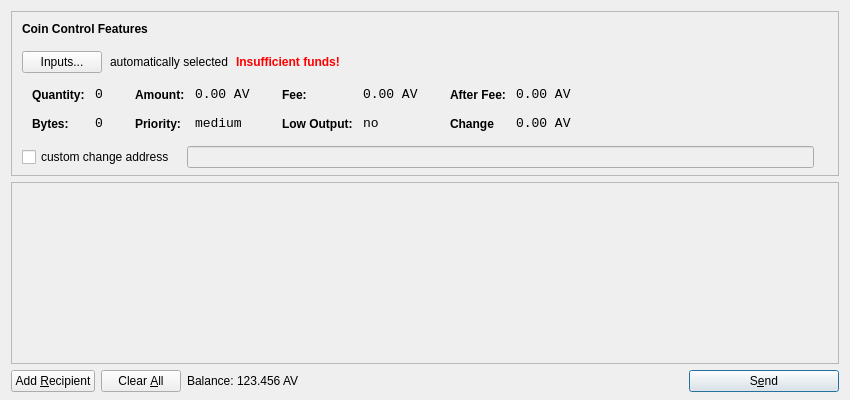
<?xml version="1.0" encoding="UTF-8"?>
<ui version="4.0">
 <class>SendCoinsDialog</class>
 <widget class="QDialog" name="SendCoinsDialog">
  <property name="geometry">
   <rect>
    <x>0</x>
    <y>0</y>
    <width>850</width>
    <height>400</height>
   </rect>
  </property>
  <property name="windowTitle">
   <string>Send Coins</string>
  </property>
  <layout class="QVBoxLayout" name="verticalLayout" stretch="0,1,0">
   <property name="bottomMargin">
    <number>8</number>
   </property>
   <item>
    <widget class="QFrame" name="frameCoinControl">
     <property name="sizePolicy">
      <sizepolicy hsizetype="Expanding" vsizetype="Expanding">
       <horstretch>0</horstretch>
       <verstretch>0</verstretch>
      </sizepolicy>
     </property>
     <property name="maximumSize">
      <size>
       <width>16777215</width>
       <height>16777215</height>
      </size>
     </property>
     <property name="frameShape">
      <enum>QFrame::StyledPanel</enum>
     </property>
     <property name="frameShadow">
      <enum>QFrame::Sunken</enum>
     </property>
     <layout class="QVBoxLayout" name="verticalLayoutCoinControl2">
      <property name="spacing">
       <number>-1</number>
      </property>
      <property name="leftMargin">
       <number>0</number>
      </property>
      <property name="topMargin">
       <number>0</number>
      </property>
      <property name="rightMargin">
       <number>0</number>
      </property>
      <property name="bottomMargin">
       <number>6</number>
      </property>
      <item>
       <layout class="QVBoxLayout" name="verticalLayoutCoinControl" stretch="0,0,0,0,1">
        <property name="spacing">
         <number>0</number>
        </property>
        <property name="leftMargin">
         <number>10</number>
        </property>
        <property name="topMargin">
         <number>10</number>
        </property>
        <item>
         <layout class="QHBoxLayout" name="horizontalLayoutCoinControl1">
          <property name="bottomMargin">
           <number>15</number>
          </property>
          <item>
           <widget class="QLabel" name="labelCoinControlFeatures">
            <property name="sizePolicy">
             <sizepolicy hsizetype="Preferred" vsizetype="Maximum">
              <horstretch>0</horstretch>
              <verstretch>0</verstretch>
             </sizepolicy>
            </property>
            <property name="font">
             <font>
              <weight>75</weight>
              <bold>true</bold>
             </font>
            </property>
            <property name="styleSheet">
             <string notr="true">font-weight:bold;</string>
            </property>
            <property name="text">
             <string>Coin Control Features</string>
            </property>
           </widget>
          </item>
         </layout>
        </item>
        <item>
         <layout class="QHBoxLayout" name="horizontalLayoutCoinControl2" stretch="0,0,0,0">
          <property name="spacing">
           <number>8</number>
          </property>
          <property name="bottomMargin">
           <number>10</number>
          </property>
          <item>
           <widget class="QPushButton" name="pushButtonCoinControl">
            <property name="styleSheet">
             <string notr="true"/>
            </property>
            <property name="text">
             <string>Inputs...</string>
            </property>
           </widget>
          </item>
          <item>
           <widget class="QLabel" name="labelCoinControlAutomaticallySelected">
            <property name="text">
             <string>automatically selected</string>
            </property>
            <property name="margin">
             <number>5</number>
            </property>
           </widget>
          </item>
          <item>
           <widget class="QLabel" name="labelCoinControlInsuffFunds">
            <property name="font">
             <font>
              <weight>75</weight>
              <bold>true</bold>
             </font>
            </property>
            <property name="styleSheet">
             <string notr="true">color:red;font-weight:bold;</string>
            </property>
            <property name="text">
             <string>Insufficient funds!</string>
            </property>
            <property name="margin">
             <number>5</number>
            </property>
           </widget>
          </item>
          <item>
           <spacer name="horizontalSpacerCoinControl">
            <property name="orientation">
             <enum>Qt::Horizontal</enum>
            </property>
            <property name="sizeHint" stdset="0">
             <size>
              <width>40</width>
              <height>1</height>
             </size>
            </property>
           </spacer>
          </item>
         </layout>
        </item>
        <item>
         <widget class="QWidget" name="widgetCoinControl" native="true">
          <property name="sizePolicy">
           <sizepolicy hsizetype="Preferred" vsizetype="Preferred">
            <horstretch>0</horstretch>
            <verstretch>0</verstretch>
           </sizepolicy>
          </property>
          <property name="minimumSize">
           <size>
            <width>0</width>
            <height>0</height>
           </size>
          </property>
          <property name="styleSheet">
           <string notr="true"/>
          </property>
          <layout class="QHBoxLayout" name="horizontalLayoutCoinControl5">
           <property name="margin">
            <number>0</number>
           </property>
           <item>
            <layout class="QHBoxLayout" name="horizontalLayoutCoinControl3" stretch="0,0,0,1">
             <property name="spacing">
              <number>20</number>
             </property>
             <property name="topMargin">
              <number>0</number>
             </property>
             <property name="bottomMargin">
              <number>10</number>
             </property>
             <item>
              <layout class="QFormLayout" name="formLayoutCoinControl1">
               <property name="horizontalSpacing">
                <number>10</number>
               </property>
               <property name="verticalSpacing">
                <number>14</number>
               </property>
               <property name="leftMargin">
                <number>10</number>
               </property>
               <property name="topMargin">
                <number>4</number>
               </property>
               <property name="rightMargin">
                <number>6</number>
               </property>
               <item row="0" column="0">
                <widget class="QLabel" name="labelCoinControlQuantityText">
                 <property name="styleSheet">
                  <string notr="true">font-weight:bold;</string>
                 </property>
                 <property name="text">
                  <string>Quantity:</string>
                 </property>
                 <property name="margin">
                  <number>0</number>
                 </property>
                </widget>
               </item>
               <item row="0" column="1">
                <widget class="QLabel" name="labelCoinControlQuantity">
                 <property name="font">
                  <font>
                   <family>Monospace</family>
                   <pointsize>10</pointsize>
                  </font>
                 </property>
                 <property name="cursor">
                  <cursorShape>IBeamCursor</cursorShape>
                 </property>
                 <property name="contextMenuPolicy">
                  <enum>Qt::ActionsContextMenu</enum>
                 </property>
                 <property name="text">
                  <string>0</string>
                 </property>
                 <property name="margin">
                  <number>0</number>
                 </property>
                 <property name="textInteractionFlags">
                  <set>Qt::LinksAccessibleByMouse|Qt::TextSelectableByKeyboard|Qt::TextSelectableByMouse</set>
                 </property>
                </widget>
               </item>
               <item row="1" column="0">
                <widget class="QLabel" name="labelCoinControlBytesText">
                 <property name="styleSheet">
                  <string notr="true">font-weight:bold;</string>
                 </property>
                 <property name="text">
                  <string>Bytes:</string>
                 </property>
                </widget>
               </item>
               <item row="1" column="1">
                <widget class="QLabel" name="labelCoinControlBytes">
                 <property name="font">
                  <font>
                   <family>Monospace</family>
                   <pointsize>10</pointsize>
                  </font>
                 </property>
                 <property name="cursor">
                  <cursorShape>IBeamCursor</cursorShape>
                 </property>
                 <property name="contextMenuPolicy">
                  <enum>Qt::ActionsContextMenu</enum>
                 </property>
                 <property name="text">
                  <string>0</string>
                 </property>
                 <property name="textInteractionFlags">
                  <set>Qt::LinksAccessibleByMouse|Qt::TextSelectableByKeyboard|Qt::TextSelectableByMouse</set>
                 </property>
                </widget>
               </item>
              </layout>
             </item>
             <item>
              <layout class="QFormLayout" name="formLayoutCoinControl2">
               <property name="horizontalSpacing">
                <number>10</number>
               </property>
               <property name="verticalSpacing">
                <number>14</number>
               </property>
               <property name="leftMargin">
                <number>6</number>
               </property>
               <property name="topMargin">
                <number>4</number>
               </property>
               <property name="rightMargin">
                <number>6</number>
               </property>
               <item row="0" column="0">
                <widget class="QLabel" name="labelCoinControlAmountText">
                 <property name="styleSheet">
                  <string notr="true">font-weight:bold;</string>
                 </property>
                 <property name="text">
                  <string>Amount:</string>
                 </property>
                 <property name="margin">
                  <number>0</number>
                 </property>
                </widget>
               </item>
               <item row="0" column="1">
                <widget class="QLabel" name="labelCoinControlAmount">
                 <property name="font">
                  <font>
                   <family>Monospace</family>
                   <pointsize>10</pointsize>
                  </font>
                 </property>
                 <property name="cursor">
                  <cursorShape>IBeamCursor</cursorShape>
                 </property>
                 <property name="contextMenuPolicy">
                  <enum>Qt::ActionsContextMenu</enum>
                 </property>
                 <property name="text">
                  <string>0.00 AV</string>
                 </property>
                 <property name="textInteractionFlags">
                  <set>Qt::LinksAccessibleByMouse|Qt::TextSelectableByKeyboard|Qt::TextSelectableByMouse</set>
                 </property>
                </widget>
               </item>
               <item row="1" column="0">
                <widget class="QLabel" name="labelCoinControlPriorityText">
                 <property name="styleSheet">
                  <string notr="true">font-weight:bold;</string>
                 </property>
                 <property name="text">
                  <string>Priority:</string>
                 </property>
                </widget>
               </item>
               <item row="1" column="1">
                <widget class="QLabel" name="labelCoinControlPriority">
                 <property name="font">
                  <font>
                   <family>Monospace</family>
                   <pointsize>10</pointsize>
                  </font>
                 </property>
                 <property name="cursor">
                  <cursorShape>IBeamCursor</cursorShape>
                 </property>
                 <property name="contextMenuPolicy">
                  <enum>Qt::ActionsContextMenu</enum>
                 </property>
                 <property name="text">
                  <string>medium</string>
                 </property>
                 <property name="textInteractionFlags">
                  <set>Qt::LinksAccessibleByMouse|Qt::TextSelectableByKeyboard|Qt::TextSelectableByMouse</set>
                 </property>
                </widget>
               </item>
              </layout>
             </item>
             <item>
              <layout class="QFormLayout" name="formLayoutCoinControl3">
               <property name="horizontalSpacing">
                <number>10</number>
               </property>
               <property name="verticalSpacing">
                <number>14</number>
               </property>
               <property name="leftMargin">
                <number>6</number>
               </property>
               <property name="topMargin">
                <number>4</number>
               </property>
               <property name="rightMargin">
                <number>6</number>
               </property>
               <item row="0" column="0">
                <widget class="QLabel" name="labelCoinControlFeeText">
                 <property name="styleSheet">
                  <string notr="true">font-weight:bold;</string>
                 </property>
                 <property name="text">
                  <string>Fee:</string>
                 </property>
                 <property name="margin">
                  <number>0</number>
                 </property>
                </widget>
               </item>
               <item row="0" column="1">
                <widget class="QLabel" name="labelCoinControlFee">
                 <property name="font">
                  <font>
                   <family>Monospace</family>
                   <pointsize>10</pointsize>
                  </font>
                 </property>
                 <property name="cursor">
                  <cursorShape>IBeamCursor</cursorShape>
                 </property>
                 <property name="contextMenuPolicy">
                  <enum>Qt::ActionsContextMenu</enum>
                 </property>
                 <property name="text">
                  <string>0.00 AV</string>
                 </property>
                 <property name="textInteractionFlags">
                  <set>Qt::LinksAccessibleByMouse|Qt::TextSelectableByKeyboard|Qt::TextSelectableByMouse</set>
                 </property>
                </widget>
               </item>
               <item row="1" column="0">
                <widget class="QLabel" name="labelCoinControlLowOutputText">
                 <property name="styleSheet">
                  <string notr="true">font-weight:bold;</string>
                 </property>
                 <property name="text">
                  <string>Low Output:</string>
                 </property>
                </widget>
               </item>
               <item row="1" column="1">
                <widget class="QLabel" name="labelCoinControlLowOutput">
                 <property name="font">
                  <font>
                   <family>Monospace</family>
                   <pointsize>10</pointsize>
                  </font>
                 </property>
                 <property name="cursor">
                  <cursorShape>IBeamCursor</cursorShape>
                 </property>
                 <property name="contextMenuPolicy">
                  <enum>Qt::ActionsContextMenu</enum>
                 </property>
                 <property name="text">
                  <string>no</string>
                 </property>
                 <property name="textInteractionFlags">
                  <set>Qt::LinksAccessibleByMouse|Qt::TextSelectableByKeyboard|Qt::TextSelectableByMouse</set>
                 </property>
                </widget>
               </item>
              </layout>
             </item>
             <item>
              <layout class="QFormLayout" name="formLayoutCoinControl4">
               <property name="horizontalSpacing">
                <number>10</number>
               </property>
               <property name="verticalSpacing">
                <number>14</number>
               </property>
               <property name="leftMargin">
                <number>6</number>
               </property>
               <property name="topMargin">
                <number>4</number>
               </property>
               <property name="rightMargin">
                <number>6</number>
               </property>
               <item row="0" column="0">
                <widget class="QLabel" name="labelCoinControlAfterFeeText">
                 <property name="styleSheet">
                  <string notr="true">font-weight:bold;</string>
                 </property>
                 <property name="text">
                  <string>After Fee:</string>
                 </property>
                 <property name="margin">
                  <number>0</number>
                 </property>
                </widget>
               </item>
               <item row="0" column="1">
                <widget class="QLabel" name="labelCoinControlAfterFee">
                 <property name="font">
                  <font>
                   <family>Monospace</family>
                   <pointsize>10</pointsize>
                  </font>
                 </property>
                 <property name="cursor">
                  <cursorShape>IBeamCursor</cursorShape>
                 </property>
                 <property name="contextMenuPolicy">
                  <enum>Qt::ActionsContextMenu</enum>
                 </property>
                 <property name="text">
                  <string>0.00 AV</string>
                 </property>
                 <property name="textInteractionFlags">
                  <set>Qt::LinksAccessibleByMouse|Qt::TextSelectableByKeyboard|Qt::TextSelectableByMouse</set>
                 </property>
                </widget>
               </item>
               <item row="1" column="0">
                <widget class="QLabel" name="labelCoinControlChangeText">
                 <property name="styleSheet">
                  <string notr="true">font-weight:bold;</string>
                 </property>
                 <property name="text">
                  <string>Change</string>
                 </property>
                </widget>
               </item>
               <item row="1" column="1">
                <widget class="QLabel" name="labelCoinControlChange">
                 <property name="font">
                  <font>
                   <family>Monospace</family>
                   <pointsize>10</pointsize>
                  </font>
                 </property>
                 <property name="cursor">
                  <cursorShape>IBeamCursor</cursorShape>
                 </property>
                 <property name="contextMenuPolicy">
                  <enum>Qt::ActionsContextMenu</enum>
                 </property>
                 <property name="text">
                  <string>0.00 AV</string>
                 </property>
                 <property name="textInteractionFlags">
                  <set>Qt::LinksAccessibleByMouse|Qt::TextSelectableByKeyboard|Qt::TextSelectableByMouse</set>
                 </property>
                </widget>
               </item>
              </layout>
             </item>
            </layout>
           </item>
          </layout>
         </widget>
        </item>
        <item>
         <layout class="QHBoxLayout" name="horizontalLayoutCoinControl4" stretch="0,0,0">
          <property name="spacing">
           <number>12</number>
          </property>
          <property name="sizeConstraint">
           <enum>QLayout::SetDefaultConstraint</enum>
          </property>
          <property name="topMargin">
           <number>5</number>
          </property>
          <property name="rightMargin">
           <number>5</number>
          </property>
          <item>
           <widget class="QCheckBox" name="checkBoxCoinControlChange">
            <property name="text">
             <string>custom change address</string>
            </property>
           </widget>
          </item>
          <item>
           <widget class="QLineEdit" name="lineEditCoinControlChange">
            <property name="enabled">
             <bool>false</bool>
            </property>
            <property name="sizePolicy">
             <sizepolicy hsizetype="Expanding" vsizetype="Fixed">
              <horstretch>0</horstretch>
              <verstretch>0</verstretch>
             </sizepolicy>
            </property>
           </widget>
          </item>
          <item>
           <widget class="QLabel" name="labelCoinControlChangeLabel">
            <property name="sizePolicy">
             <sizepolicy hsizetype="Preferred" vsizetype="Expanding">
              <horstretch>0</horstretch>
              <verstretch>0</verstretch>
             </sizepolicy>
            </property>
            <property name="minimumSize">
             <size>
              <width>0</width>
              <height>0</height>
             </size>
            </property>
            <property name="text">
             <string/>
            </property>
            <property name="margin">
             <number>3</number>
            </property>
           </widget>
          </item>
         </layout>
        </item>
        <item>
         <spacer name="verticalSpacerCoinControl">
          <property name="orientation">
           <enum>Qt::Vertical</enum>
          </property>
          <property name="sizeHint" stdset="0">
           <size>
            <width>800</width>
            <height>1</height>
           </size>
          </property>
         </spacer>
        </item>
       </layout>
      </item>
     </layout>
    </widget>
   </item>
   <item>
    <widget class="QScrollArea" name="scrollArea">
     <property name="widgetResizable">
      <bool>true</bool>
     </property>
     <widget class="QWidget" name="scrollAreaWidgetContents">
      <property name="geometry">
       <rect>
        <x>0</x>
        <y>0</y>
        <width>830</width>
        <height>165</height>
       </rect>
      </property>
      <layout class="QVBoxLayout" name="verticalLayout_2">
       <property name="margin">
        <number>0</number>
       </property>
       <item>
        <layout class="QVBoxLayout" name="entries">
         <property name="spacing">
          <number>6</number>
         </property>
        </layout>
       </item>
       <item>
        <spacer name="verticalSpacer">
         <property name="orientation">
          <enum>Qt::Vertical</enum>
         </property>
         <property name="sizeHint" stdset="0">
          <size>
           <width>20</width>
           <height>40</height>
          </size>
         </property>
        </spacer>
       </item>
      </layout>
     </widget>
    </widget>
   </item>
   <item>
    <layout class="QHBoxLayout" name="horizontalLayout">
     <item>
      <widget class="QPushButton" name="addButton">
       <property name="toolTip">
        <string>Send to multiple recipients at once</string>
       </property>
       <property name="text">
        <string>Add &amp;Recipient</string>
       </property>
       <property name="icon">
        <iconset resource="../bitcoin.qrc">
         <normaloff>:/icons/add</normaloff>:/icons/add</iconset>
       </property>
       <property name="autoDefault">
        <bool>false</bool>
       </property>
      </widget>
     </item>
     <item>
      <widget class="QPushButton" name="clearButton">
       <property name="sizePolicy">
        <sizepolicy hsizetype="Minimum" vsizetype="Fixed">
         <horstretch>0</horstretch>
         <verstretch>0</verstretch>
        </sizepolicy>
       </property>
       <property name="toolTip">
        <string>Remove all transaction fields</string>
       </property>
       <property name="text">
        <string>Clear &amp;All</string>
       </property>
       <property name="icon">
        <iconset resource="../bitcoin.qrc">
         <normaloff>:/icons/remove</normaloff>:/icons/remove</iconset>
       </property>
       <property name="autoRepeatDelay">
        <number>300</number>
       </property>
       <property name="autoDefault">
        <bool>false</bool>
       </property>
      </widget>
     </item>
     <item>
      <layout class="QHBoxLayout" name="horizontalLayout_2">
       <property name="spacing">
        <number>3</number>
       </property>
       <item>
        <widget class="QLabel" name="label">
         <property name="sizePolicy">
          <sizepolicy hsizetype="Preferred" vsizetype="Fixed">
           <horstretch>0</horstretch>
           <verstretch>0</verstretch>
          </sizepolicy>
         </property>
         <property name="text">
          <string>Balance:</string>
         </property>
        </widget>
       </item>
       <item>
        <widget class="QLabel" name="labelBalance">
         <property name="sizePolicy">
          <sizepolicy hsizetype="Preferred" vsizetype="Fixed">
           <horstretch>0</horstretch>
           <verstretch>0</verstretch>
          </sizepolicy>
         </property>
         <property name="cursor">
          <cursorShape>IBeamCursor</cursorShape>
         </property>
         <property name="text">
          <string>123.456 AV</string>
         </property>
         <property name="textInteractionFlags">
          <set>Qt::LinksAccessibleByMouse|Qt::TextSelectableByKeyboard|Qt::TextSelectableByMouse</set>
         </property>
        </widget>
       </item>
      </layout>
     </item>
     <item>
      <spacer name="horizontalSpacer">
       <property name="orientation">
        <enum>Qt::Horizontal</enum>
       </property>
       <property name="sizeHint" stdset="0">
        <size>
         <width>40</width>
         <height>20</height>
        </size>
       </property>
      </spacer>
     </item>
     <item>
      <widget class="QPushButton" name="sendButton">
       <property name="minimumSize">
        <size>
         <width>150</width>
         <height>0</height>
        </size>
       </property>
       <property name="toolTip">
        <string>Confirm the send action</string>
       </property>
       <property name="text">
        <string>S&amp;end</string>
       </property>
       <property name="icon">
        <iconset resource="../bitcoin.qrc">
         <normaloff>:/icons/send</normaloff>:/icons/send</iconset>
       </property>
       <property name="default">
        <bool>true</bool>
       </property>
      </widget>
     </item>
    </layout>
   </item>
  </layout>
 </widget>
 <resources>
  <include location="../bitcoin.qrc"/>
 </resources>
 <connections/>
</ui>
